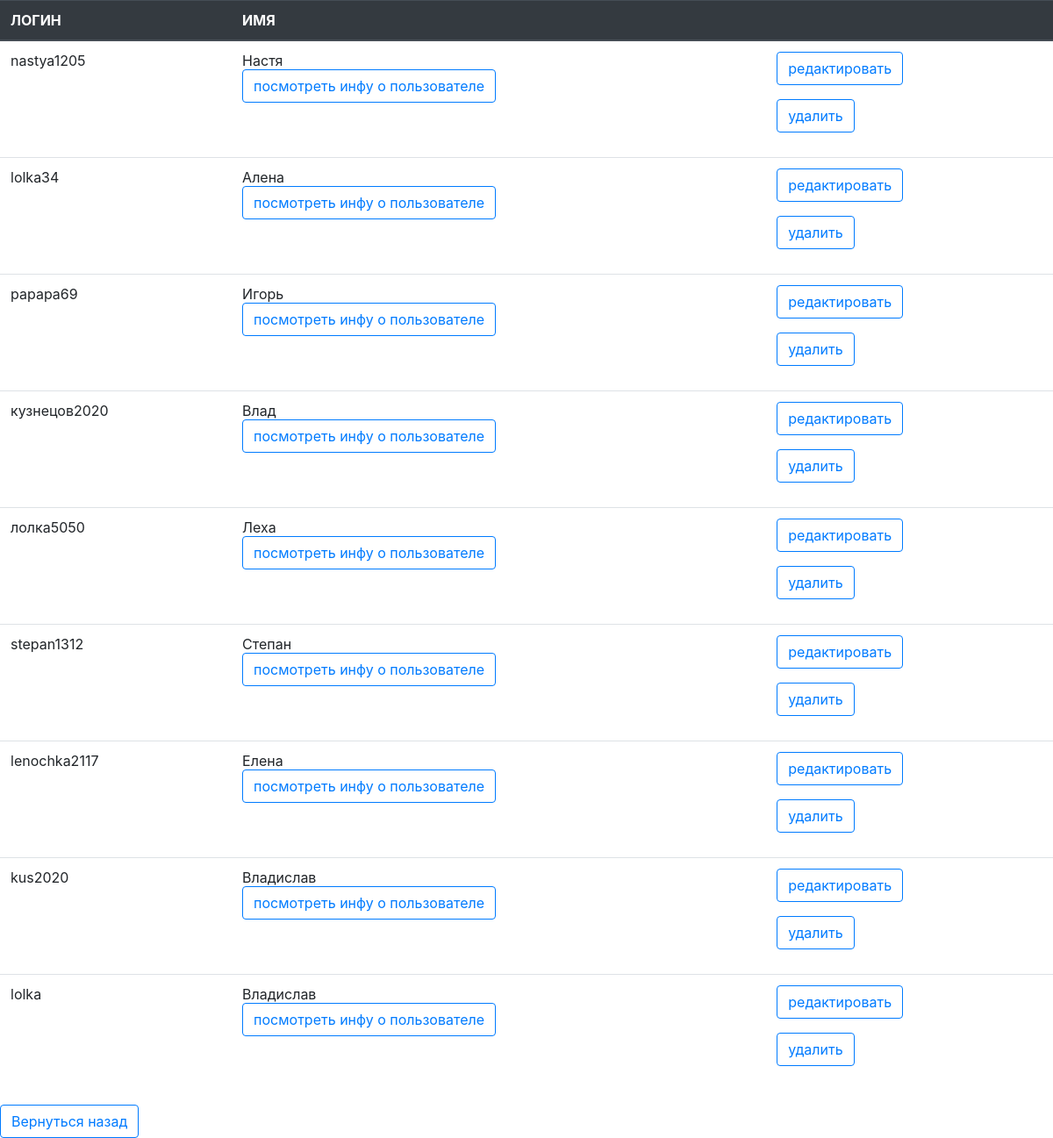
/outputusers_table.php, run on the app's committed database.
### tables this page shows
CREATE TABLE `users` (
  `id` int(100) UNSIGNED NOT NULL,
  `login` varchar(100) NOT NULL,
  `pass` varchar(32) NOT NULL,
  `name` varchar(50) NOT NULL
);

### outputusers_table.php (the view, shortened to what this page needs)
<?php
echo"<link rel='stylesheet' href='https://cdn.jsdelivr.net/npm/bootstrap@4.5.3/dist/css/bootstrap.min.css'>";
$mysql = new mysqli('localhost', 'root', 'root', 'register-bd');
$sql = "SELECT * FROM `users`";
$result = $mysql -> query($sql);
$result=$result -> fetch_all();
?>
<table class='table table-hover'>
    <thead class='thead-dark'>
    <tr>
        <th scope='col'>ЛОГИН</th>
        <th scope='col'>ИМЯ</th>
        <th scope='col''></th>
    </tr>
    </thead>
    <tbody>
    <?php
    foreach($result as $item){
        echo "
    <tr>
      <td>$item[1] </td>
      <td>$item[3] <form action='profile.php' method='post' id='edit_form'>
        <input type='hidden' value='$item[0]' name='id' id='id'>
      <button class='btn btn-outline-primary' type='submit'>посмотреть инфу о пользователе</button>
      </form></td>
        <td>
        <form action='user_edit_view.php' method='post' id='edit_form'>
        <input type='hidden' value='$item[0]' name='id' id='id'>
      <button class='btn btn-outline-primary' type='submit'>редактировать</button>
      </form>
     <form action='delete_user.php' method='post' id='edit_form' >
        <input type='hidden' value='$item[0]' name='id' id='id'>
      <button class='btn btn-outline-primary' type='submit'>удалить</button>
      </form>
      </td>
    </tr>
   ";
    }
    ?>
    </tbody>
</table>
<a class='btn btn-outline-primary' href='output_table.php' >Вернуться назад</a>

### data on the page
users: login "nastya1205", name "Настя"
users: login "lolka34", name "Алена"
users: login "papapa69", name "Игорь"
users: login "кузнецов2020", name "Влад"
users: login "лолка5050", name "Леха"
users: login "stepan1312", name "Степан"
users: login "lenochka2117", name "Елена"
users: login "kus2020", name "Владислав"
users: login "lolka", name "Владислав"
